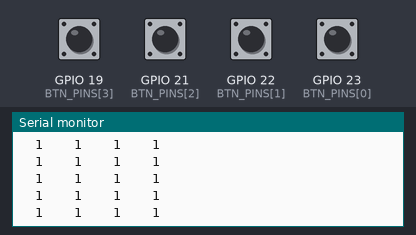
The sketch below on a simulated ESP32. On the bench: the last lines printed to the serial monitor. The inputs (shaded band) are chosen by the test bench; at power-on: GPIO 19 (BTN_PINS[3]), GPIO 21 (BTN_PINS[2]), GPIO 22 (BTN_PINS[1]), GPIO 23 (BTN_PINS[0]) HIGH.

Above: at 1.2 s.
1.3 s: GPIO 19 (BTN_PINS[3]) pulled LOW for 0.25 s
At 1.56 s:
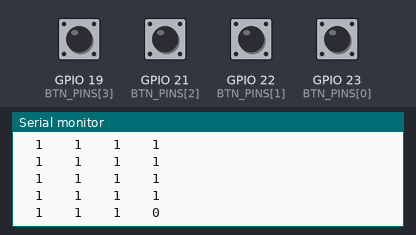
3.0 s: GPIO 21 (BTN_PINS[2]) pulled LOW for 0.25 s
At 3.16 s:
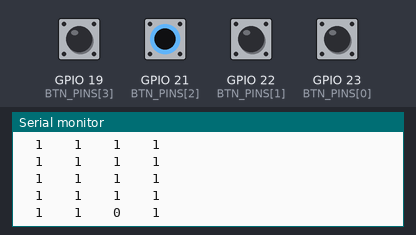
4.7 s: GPIO 22 (BTN_PINS[1]) pulled LOW for 0.25 s
At 4.96 s:
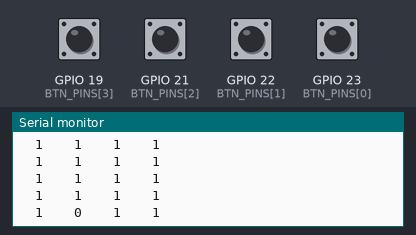
6.4 s: GPIO 23 (BTN_PINS[0]) pulled LOW for 0.25 s
At 6.56 s:
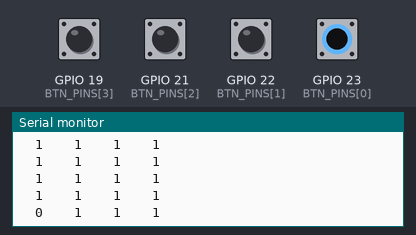

Measured:
- after the input at 1.3 s, the serial monitor: prints a new line after 0.10 s (image 1)
- after the input at 3.0 s, the serial monitor: prints a new line at once (image 2)
- after the input at 4.7 s, the serial monitor: prints a new line after 0.11 s (image 3)
- after the input at 6.4 s, the serial monitor: prints a new line at once (image 4)

The sketch:

ex2_button_read.ino
```cpp
/*
  9주차 예제 2 — 버튼 4개 상태 읽기 (디지털 입력 + 내부 풀업)
  보드 : ESP32-DevKitC V4 ("ESP32 Dev Module")

  연결 (모든 버튼 공통, 저항 필요 없음)
    GPIO ── 택트 스위치 한쪽 다리
    택트 스위치 대각선 반대쪽 다리 ── GND

    BTN1 = GPIO23, BTN2 = GPIO22, BTN3 = GPIO21, BTN4 = GPIO19

  원리 : INPUT_PULLUP 으로 설정하면 ESP32 내부 저항(약 45kΩ)이 핀을 3.3V로 끌어올린다.
         → 버튼을 안 누르면 HIGH(1), 누르면 GND와 연결되어 LOW(0).
  동작 : 시리얼 모니터에 버튼 4개 상태가 "1 1 1 1" 형태로 0.2초마다 출력된다.
         누른 버튼만 0 으로 바뀌는지 확인한다.
*/

const int BTN_PINS[4] = {23, 22, 21, 19};

void setup() {
  Serial.begin(115200);
  for (int i = 0; i < 4; i++) {
    pinMode(BTN_PINS[i], INPUT_PULLUP);     // 입력 + 내부 풀업 저항 사용
  }
  Serial.println("예제2: 버튼 상태 (1=안 누름, 0=누름)");
  Serial.println("BTN1 BTN2 BTN3 BTN4");
}

void loop() {
  for (int i = 0; i < 4; i++) {
    int state = digitalRead(BTN_PINS[i]);   // HIGH(1) 또는 LOW(0)
    Serial.printf("  %d  ", state);
  }
  Serial.println();
  delay(200);
}
```
